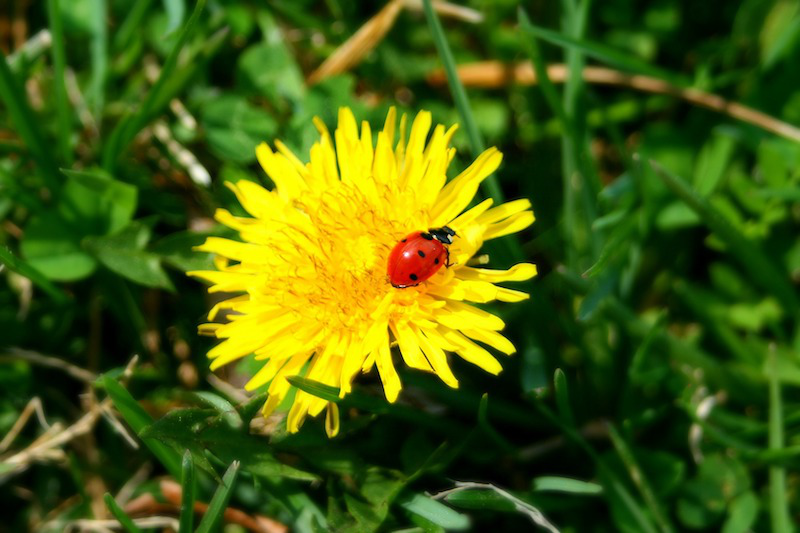
#> input picture Kmeans/ladybug.png, 800 x 533 px
$ python kmeans.py
#> lines starting #> are read from the running program, lines starting #| are printed output that depends on the picture; long printed decimals are rounded
import numpy as np
import os
import matplotlib
import matplotlib.pyplot as plt

plt.rcParams['axes.labelsize'] = 14
plt.rcParams['xtick.labelsize'] = 12
plt.rcParams['ytick.labelsize'] = 12
import warnings

warnings.filterwarnings('ignore')
np.random.seed(42)

from sklearn.datasets import make_blobs

blob_centers = np.array(
    [[0.2, 2.3],
     [-1.5, 2.3],
     [-2.8, 1.8],
     [-2.8, 2.8],
     [-2.8, 1.3]])

blob_std = np.array([0.4, 0.3, 0.1, 0.1, 0.1])

X, y = make_blobs(n_samples=2000, centers=blob_centers,
                  cluster_std=blob_std, random_state=7)


def plot_clusters(X, y=None):
    plt.scatter(X[:, 0], X[:, 1], c=y, s=1)
    plt.xlabel("$x_1$", fontsize=14)
    plt.ylabel("$x_2$", fontsize=14, rotation=0)


plt.figure(figsize=(8, 4))
plot_clusters(X)
plt.show()

from sklearn.cluster import KMeans

k = 5
kmeans = KMeans(n_clusters=k, random_state=42)
y_pred = kmeans.fit_predict(X)

print(y_pred)

print(kmeans.labels_)
print(kmeans.cluster_centers_)

X_new = np.array([[0, 2], [3, 2], [-3, 3], [-3, 2.5]])
kmeans.predict(X_new)

print(kmeans.transform(X_new))


# 聚类结果展示
def plot_data(X):
    plt.plot(X[:, 0], X[:, 1], 'k.', markersize=2)


# 画中心点
def plot_centroids(centroids, weights=None, circle_color='w', cross_color='k'):
    if weights is not None:
        centroids = centroids[weights > weights.max() / 10]
    plt.scatter(centroids[:, 0], centroids[:, 1],
                marker='o', s=30, linewidths=8,
                color=circle_color, zorder=10, alpha=0.9)
    plt.scatter(centroids[:, 0], centroids[:, 1],
                marker='x', s=50, linewidths=50,
                color=cross_color, zorder=11, alpha=1)


def plot_decision_boundaries(clusterer, X, resolution=1000, show_centroids=True,
                             show_xlabels=True, show_ylabels=True):
    mins = X.min(axis=0) - 0.1
    maxs = X.max(axis=0) + 0.1
    xx, yy = np.meshgrid(np.linspace(mins[0], maxs[0], resolution),
                         np.linspace(mins[1], maxs[1], resolution))
    Z = clusterer.predict(np.c_[xx.ravel(), yy.ravel()])
    Z = Z.reshape(xx.shape)

    plt.contourf(Z, extent=(mins[0], maxs[0], mins[1], maxs[1]),
                 cmap="Pastel2")
    plt.contour(Z, extent=(mins[0], maxs[0], mins[1], maxs[1]),
                linewidths=1, colors='k')
    plot_data(X)
    if show_centroids:
        plot_centroids(clusterer.cluster_centers_)

    if show_xlabels:
        plt.xlabel("$x_1$", fontsize=14)
    else:
        plt.tick_params(labelbottom='off')
    if show_ylabels:
        plt.ylabel("$x_2$", fontsize=14, rotation=0)
    else:
        plt.tick_params(labelleft='off')


plt.figure(figsize=(8, 4))
plot_decision_boundaries(kmeans, X)
plt.show()

# 算法流程
kmeans_iter1 = KMeans(n_clusters=5, init='random', n_init=1, max_iter=1, random_state=1)
kmeans_iter2 = KMeans(n_clusters=5, init='random', n_init=1, max_iter=2, random_state=1)
kmeans_iter3 = KMeans(n_clusters=5, init='random', n_init=1, max_iter=3, random_state=1)

kmeans_iter1.fit(X)
kmeans_iter2.fit(X)
kmeans_iter3.fit(X)

plt.figure(figsize=(12, 8))
plt.subplot(321)
plot_data(X)
plot_centroids(kmeans_iter1.cluster_centers_, circle_color='r', cross_color='k')
plt.title('Update cluster_centers')

plt.subplot(322)
plot_decision_boundaries(kmeans_iter1, X, show_xlabels=False, show_ylabels=False)
plt.title('Label')

plt.subplot(323)
plot_decision_boundaries(kmeans_iter1, X, show_xlabels=False, show_ylabels=False)
plot_centroids(kmeans_iter2.cluster_centers_, )

plt.subplot(324)
plot_decision_boundaries(kmeans_iter2, X, show_xlabels=False, show_ylabels=False)

plt.subplot(325)
plot_decision_boundaries(kmeans_iter2, X, show_xlabels=False, show_ylabels=False)
plot_centroids(kmeans_iter3.cluster_centers_, )

plt.subplot(326)
plot_decision_boundaries(kmeans_iter3, X, show_xlabels=False, show_ylabels=False)

plt.show()


# 不稳定的结果
def plot_clusterer_comparison(c1, c2, X):
    c1.fit(X)
    c2.fit(X)

    plt.figure(figsize=(12, 4))
    plt.subplot(121)
    plot_decision_boundaries(c1, X)
    plt.subplot(122)
    plot_decision_boundaries(c2, X)


c1 = KMeans(n_clusters=5, init='random', n_init=1, random_state=11)
c2 = KMeans(n_clusters=5, init='random', n_init=1, random_state=19)
plot_clusterer_comparison(c1, c2, X)

# 评估方法: Inertia指标：每个样本与其质心的距离
kmeans.inertia_
X_dist = kmeans.transform(X)
kmeans.transform(X)
kmeans.labels_
X_dist[np.arange(len(X_dist)), kmeans.labels_]
np.sum(X_dist[np.arange(len(X_dist)), kmeans.labels_] ** 2)
kmeans.score(X)
c1.inertia_
c2.inertia_

# 找到最佳簇数
# 如果k值越大，得到的结果肯定会越来越小！！！
kmeans_per_k = [KMeans(n_clusters=k).fit(X) for k in range(1, 10)]
inertias = [model.inertia_ for model in kmeans_per_k]
plt.figure(figsize=(8, 4))
plt.plot(range(1, 10), inertias, 'bo-')
plt.axis([1, 8.5, 0, 1300])
plt.show()

# 轮廓系数
# 𝑎𝑖 : 计算样本i到同簇其他样本的平均距离ai。ai 越小，说明样本i越应该被聚类到该簇。将ai 称为样本i的簇内不相似度。
# 𝑏𝑖 : 计算样本i到其他某簇Cj 的所有样本的平均距离bij，称为样本i与簇Cj 的不相似度。
# 定义为样本i的簇间不相似度：bi =min{bi1, bi2, ..., bik}

from sklearn.metrics import silhouette_score

silhouette_score(X, kmeans.labels_)
print(kmeans_per_k)

# labels is 2 <= n_labels <= n_samples - 1.
silhouette_scores = [silhouette_score(X, model.labels_) for model in kmeans_per_k[1:]]
print(silhouette_scores)

plt.figure(figsize=(8, 4))
plt.plot(range(2, 10), silhouette_scores, 'bo-')
plt.show()

# Kmeans存在的问题
X1, y1 = make_blobs(n_samples=1000, centers=((4, -4), (0, 0)), random_state=42)
X1 = X1.dot(np.array([[0.374, 0.95], [0.732, 0.598]]))
X2, y2 = make_blobs(n_samples=250, centers=1, random_state=42)
X2 = X2 + [6, -8]
X = np.r_[X1, X2]
y = np.r_[y1, y2]

plot_data(X)

kmeans_good = KMeans(n_clusters=3, init=np.array([[-1.5, 2.5], [0.5, 0], [4, 0]]), n_init=1, random_state=42)
kmeans_bad = KMeans(n_clusters=3, random_state=42)
kmeans_good.fit(X)
kmeans_bad.fit(X)

plt.figure(figsize=(10, 4))
plt.subplot(121)
plot_decision_boundaries(kmeans_good, X)
plt.title('Good - inertia = {}'.format(kmeans_good.inertia_))

plt.subplot(122)
plot_decision_boundaries(kmeans_bad, X)
plt.title('Bad - inertia = {}'.format(kmeans_bad.inertia_))

# 图像分割小例子
# ladybug.png
from matplotlib.image import imread

image = imread('ladybug.png')
#> image is the input picture: shape (533, 800, 3) float32; mean R, G, B 0.279, 0.372, 0.0529
image.shape

X = image.reshape(-1, 3)
X.shape

kmeans = KMeans(n_clusters=8, random_state=42).fit(X)
print(kmeans.cluster_centers_)
#| [[0.0218 0.1085 0.005703]
#|  [0.9829  0.9326  0.02554]
#|  [0.2133 0.3808  0.05518]
#|  [0.6084 0.6286  0.3857 ]
#|  [0.3668  0.5196  0.1532]
#|  [0.09569 0.2487 0.01605]
#|  [0.7647 0.2001 0.04391]
#|  [0.8766  0.7179  0.03667]]

segmented_img = kmeans.cluster_centers_[kmeans.labels_].reshape(533, 800, 3)
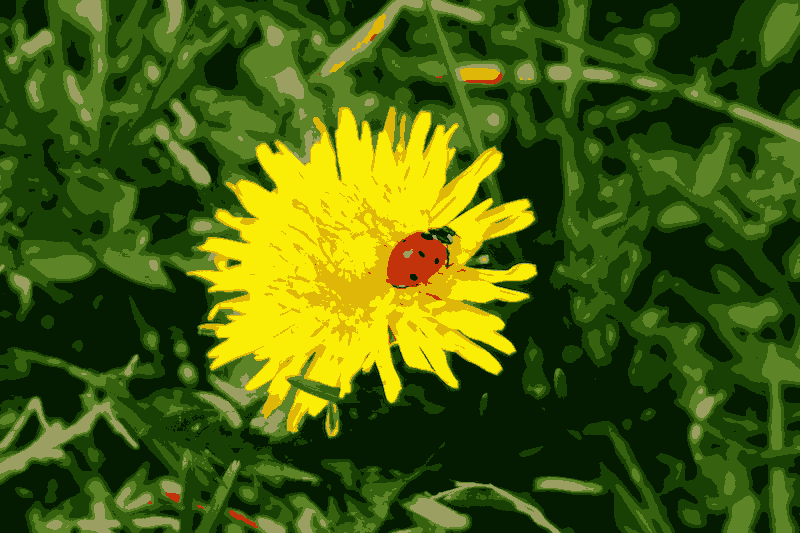
#> segmented_img: shape (533, 800, 3) float32; mean of channels 0, 1, 2 0.278, 0.372, 0.0529; drawn as R, G, B

segmented_imgs = []
n_colors = (10,8,6,4,2)
for n_cluster in n_colors:
    kmeans = KMeans(n_clusters = n_cluster,random_state=42).fit(X)
    segmented_img = kmeans.cluster_centers_[kmeans.labels_]
    segmented_imgs.append(segmented_img.reshape(image.shape))
#> after the loop, segmented_imgs = 5 items

plt.figure(figsize=(10,5))
plt.subplot(231)
plt.imshow(image)
plt.title('Original image')

for idx,n_clusters in enumerate(n_colors):
    plt.subplot(232+idx)
    plt.imshow(segmented_imgs[idx])
    plt.title('{}colors'.format(n_clusters))


# 半监督学习
# 首先，让我们将训练集聚类为50个集群， 然后对于每个聚类，让我们找到最靠近质心的图像。 我们将这些图像称为代表性图像：
from sklearn.datasets import load_digits

X_digits,y_digits = load_digits(return_X_y = True)

from sklearn.model_selection import train_test_split

X_train,X_test,y_train,y_test = train_test_split(X_digits,y_digits,random_state=42)

print(y_train.shape)
#| (1347,)


from sklearn.linear_model import LogisticRegression
n_labeled = 50

log_reg = LogisticRegression(random_state=42)
log_reg.fit(X_train[:n_labeled], y_train[:n_labeled])
log_reg.score(X_test, y_test)

k = 50
kmeans = KMeans(n_clusters=k, random_state=42)
X_digits_dist = kmeans.fit_transform(X_train)

print(X_digits_dist.shape)
#| (1347, 50)

representative_digits_idx = np.argmin(X_digits_dist,axis=0)
print(representative_digits_idx.shape)
#| (50,)

X_representative_digits = X_train[representative_digits_idx]

# 现在让我们绘制这些代表性图像并手动标记它们：
plt.figure(figsize=(8, 2))
for index, X_representative_digit in enumerate(X_representative_digits):
    plt.subplot(k // 10, 10, index + 1)
    plt.imshow(X_representative_digit.reshape(8, 8), cmap="binary", interpolation="bilinear")
    plt.axis('off')

plt.show()
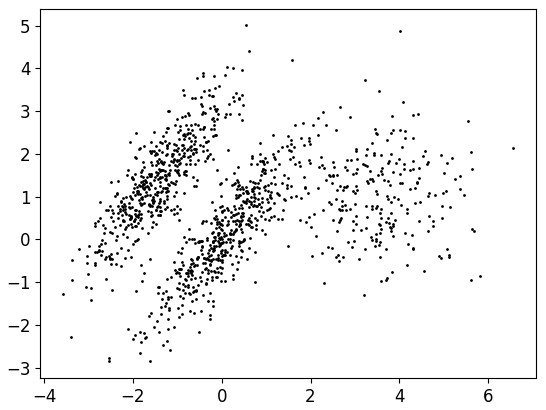
#> figure drawn by matplotlib, 1 panel
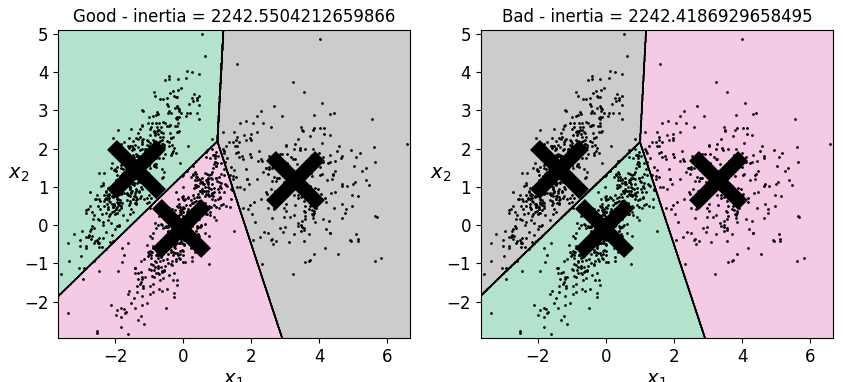
#> figure drawn by matplotlib, 2 panels
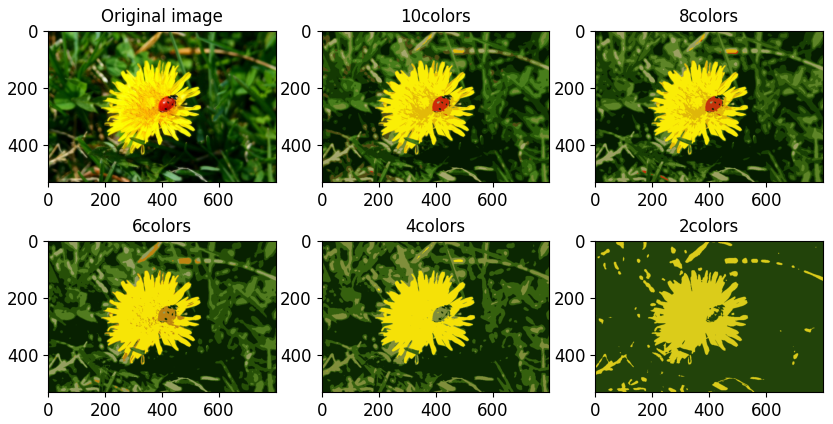
#> figure drawn by matplotlib, 6 panels
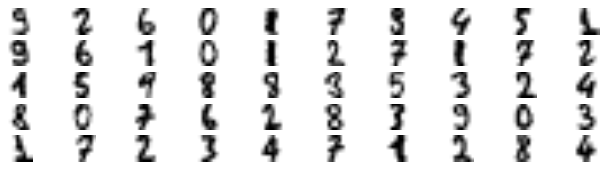
#> figure drawn by matplotlib, 50 panels

y_representative_digits = np.array([
    4, 8, 0, 6, 8, 3, 7, 7, 9, 2,
    5, 5, 8, 5, 2, 1, 2, 9, 6, 1,
    1, 6, 9, 0, 8, 3, 0, 7, 4, 1,
    6, 5, 2, 4, 1, 8, 6, 3, 9, 2,
    4, 2, 9, 4, 7, 6, 2, 3, 1, 1])

# 现在我们有一个只有50个标记实例的数据集，它们中的每一个都是其集群的代表性图像，而不是完全随机的实例。 让我们看看性能是否更好：
log_reg = LogisticRegression(random_state=42)
log_reg.fit(X_representative_digits, y_representative_digits)
log_reg.score(X_test, y_test)

# 但也许我们可以更进一步：如果我们将标签传播到同一群集中的所有其他实例，该怎么办？
y_train_propagated = np.empty(len(X_train), dtype=np.int32)
for i in range(k):
    y_train_propagated[kmeans.labels_ == i] = y_representative_digits[i]

log_reg = LogisticRegression(random_state=42)
log_reg.fit(X_train, y_train_propagated)

print(log_reg.score(X_test, y_test))

# 只选择前20个来试试
percentile_closest = 20

X_cluster_dist = X_digits_dist[np.arange(len(X_train)), kmeans.labels_]
for i in range(k):
    in_cluster = (kmeans.labels_ == i)
    cluster_dist = X_cluster_dist[in_cluster] #选择属于当前簇的所有样本
    cutoff_distance = np.percentile(cluster_dist, percentile_closest) #排序找到前20个
    above_cutoff = (X_cluster_dist > cutoff_distance) # False True结果
    X_cluster_dist[in_cluster & above_cutoff] = -1

partially_propagated = (X_cluster_dist != -1)
X_train_partially_propagated = X_train[partially_propagated]
y_train_partially_propagated = y_train_propagated[partially_propagated]

log_reg = LogisticRegression(random_state=42)
log_reg.fit(X_train_partially_propagated, y_train_partially_propagated)

print(log_reg.score(X_test, y_test))


# DBSCAN
from sklearn.datasets import make_moons
X, y = make_moons(n_samples=1000, noise=0.05, random_state=42)
plt.plot(X[:,0],X[:,1],'b.')

from sklearn.cluster import DBSCAN
dbscan = DBSCAN(eps = 0.05,min_samples=5)
dbscan.fit(X)

# 常用属性
print(dbscan.labels_[:10])

print(dbscan.core_sample_indices_[:10])

print(np.unique(dbscan.labels_))

dbscan2 = DBSCAN(eps = 0.2,min_samples=5)
dbscan2.fit(X)

# 画图
def plot_dbscan(dbscan, X, size, show_xlabels=True, show_ylabels=True):
    core_mask = np.zeros_like(dbscan.labels_, dtype=bool)
    core_mask[dbscan.core_sample_indices_] = True
    anomalies_mask = dbscan.labels_ == -1
    non_core_mask = ~(core_mask | anomalies_mask)

    cores = dbscan.components_
    anomalies = X[anomalies_mask]
    non_cores = X[non_core_mask]

    plt.scatter(cores[:, 0], cores[:, 1],
                c=dbscan.labels_[core_mask], marker='o', s=size, cmap="Paired")
    plt.scatter(cores[:, 0], cores[:, 1], marker='*', s=20, c=dbscan.labels_[core_mask])
    plt.scatter(anomalies[:, 0], anomalies[:, 1],
                c="r", marker="x", s=100)
    plt.scatter(non_cores[:, 0], non_cores[:, 1], c=dbscan.labels_[non_core_mask], marker=".")
    if show_xlabels:
        plt.xlabel("$x_1$", fontsize=14)
    else:
        plt.tick_params(labelbottom='off')
    if show_ylabels:
        plt.ylabel("$x_2$", fontsize=14, rotation=0)
    else:
        plt.tick_params(labelleft='off')
    plt.title("eps={:.2f}, min_samples={}".format(dbscan.eps, dbscan.min_samples), fontsize=14)

plt.figure(figsize=(9, 3.2))

plt.subplot(121)
plot_dbscan(dbscan, X, size=100)

plt.subplot(122)
plot_dbscan(dbscan2, X, size=600, show_ylabels=False)

plt.show()
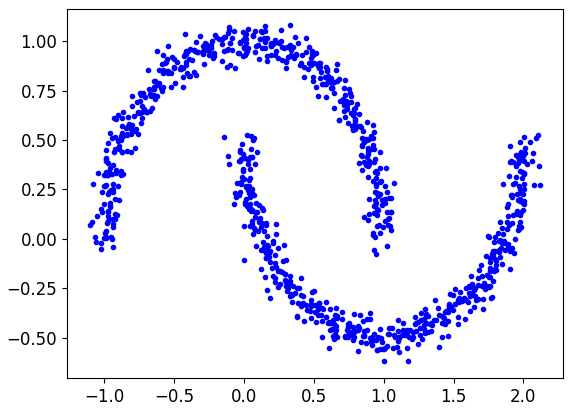
#> figure drawn by matplotlib, 1 panel
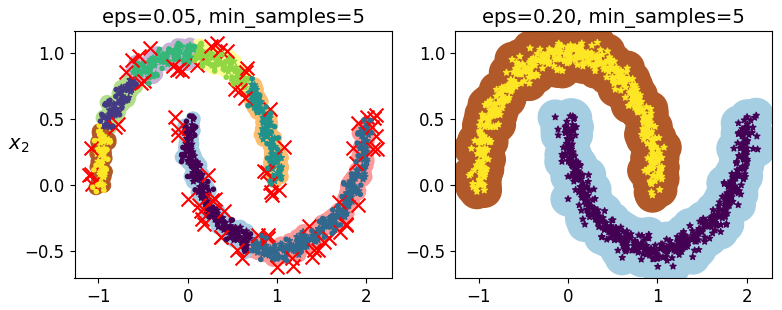
#> figure drawn by matplotlib, 2 panels
